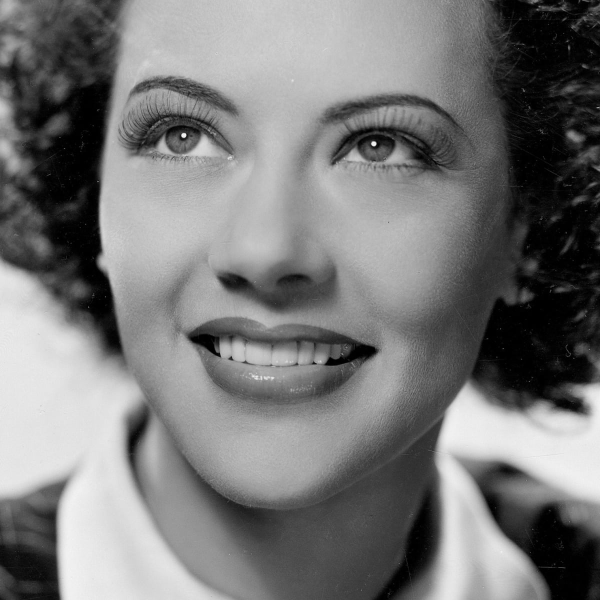
#> input picture Lab17,18,19,20,21,22/smile.jpg, 1200 x 1200 px (shown at 1/2 size)
$ python lab19.py
#> lines starting #> are read from the running program, lines starting #| are printed output that depends on the picture; after the words box and inside, x2 and y2 are one past the last pixel; in counts of white or black regions, pixels touching at a corner belong together
#Implementation of Gaussian Low Pass Filter

import cv2 as cv
import numpy as np
import matplotlib.pyplot as plt

img = cv.imread("smile.jpg", 0)
#> img is the input picture: shape (1200, 1200); min 0, max 255, mean 120.4
min = np.minimum(img.shape[0], img.shape[1])
#> min = 1200
img = cv.resize(img, (min,min))
img[img>=225] = 0
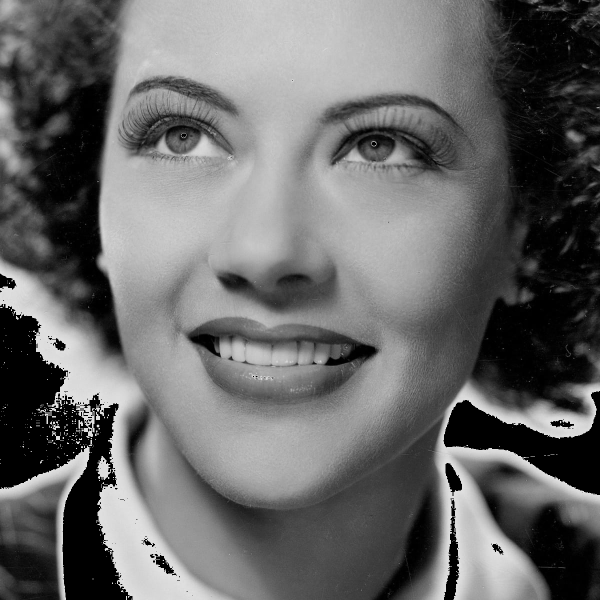
#> img: shape (1200, 1200) (shown at 1/2 size); 6.96% of pixels changed, all inside (x1, y1, x2, y2) = (0, 160, 1200, 1200)

M,N = img.shape
#> M = 1200; N = 1200
fourier_image = np.fft.fft2(img)
u = np.array(range(0,M))
#> u = 1200 values from 0 to 1199
v = np.array(range(0,N))
#> v = 1200 values from 0 to 1199
idx = np.where(u>(M/2))
u[idx] = u[idx]-M
idy = np.where(v>N/2)
v[idy] = v[idy]-N
[V,U] = np.meshgrid(v,u)
D = (U**2 + V**2)**(1/2)

#cutoff 40
cutoff = [50, 40, 20, 10]
H = np.exp(((-1)*(D**2))/(2*((cutoff[1])**2)))
G = H * fourier_image
imback = np.fft.ifft2(G)
imback = np.uint8(np.real(imback))
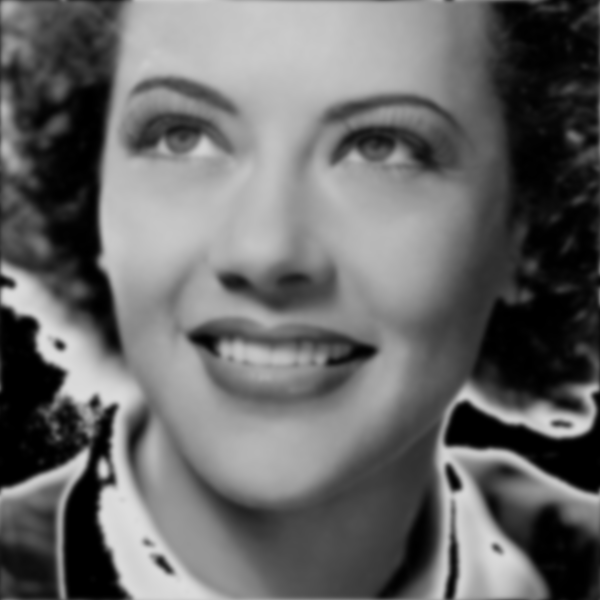
#> imback: shape (1200, 1200) (shown at 1/2 size); min 0, max 221, mean 103.9

H1 = np.exp(((-1)*(D**2))/(2*((cutoff[2])**2)))
G1 = H * fourier_image
imback1 = np.fft.ifft2(G1)
imback1 = np.uint8(np.real(imback1))

H2 = np.exp(((-1)*(D**2))/(2*((cutoff[3])**2)))
G2 = H * fourier_image
imback2 = np.fft.ifft2(G2)
imback2 = np.uint8(np.real(imback2))

images =[img, imback, imback1, imback2]
titles= ['Input Image', 'Cutoff = 40', 'Cutoff = 20', 'Cutoff = 10']

for i in range(4):
    plt.subplot(2, 2, i+1)
    plt.imshow(images[i], 'gray')
    plt.title(titles[i])
    plt.xticks([])
    plt.yticks([])

plt.show()
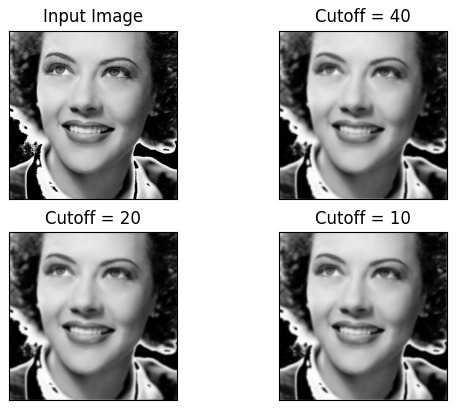
#> figure drawn by matplotlib, 4 panels

$ run again, with Lab17,18,19,20,21,22/download.jpg copied over Lab17,18,19,20,21,22/smile.jpg
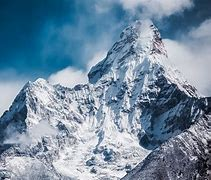
#> input picture Lab17,18,19,20,21,22/download.jpg, 211 x 180 px
#> `img[img>=225] = 0`:
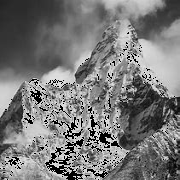
#> img: shape (180, 180); min 0, max 224, mean 120.4
#> `imback = np.uint8(np.real(imback))`:
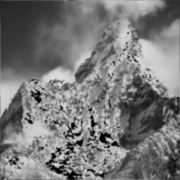
#> imback: shape (180, 180); min 0, max 222, mean 119.9
